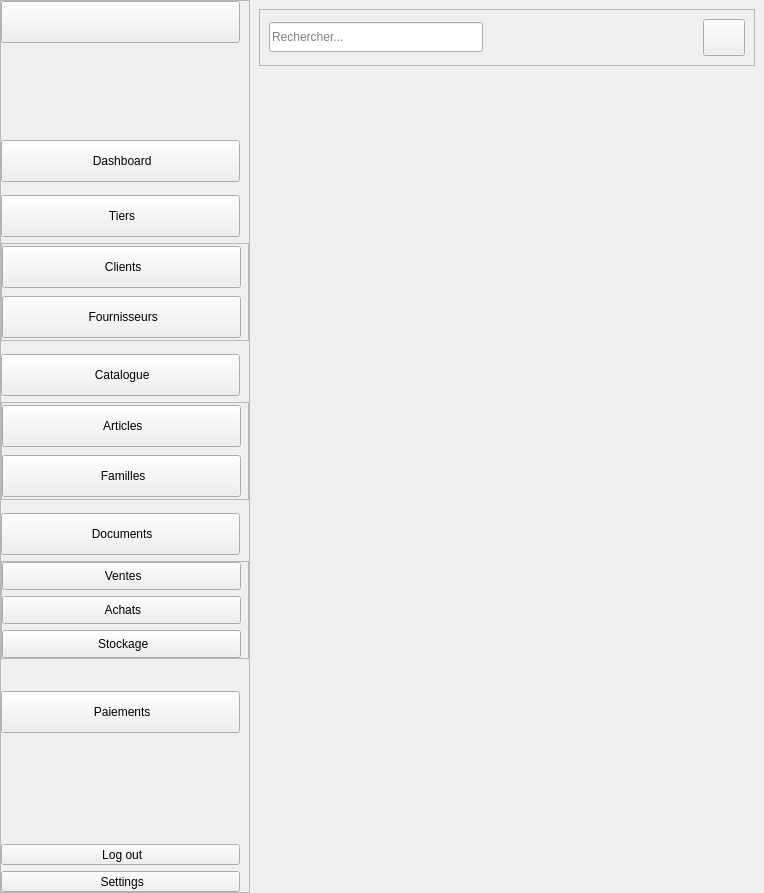
<?xml version="1.0" encoding="UTF-8"?>
<ui version="4.0">
 <class>MainWindow</class>
 <widget class="QMainWindow" name="MainWindow">
  <property name="geometry">
   <rect>
    <x>0</x>
    <y>0</y>
    <width>764</width>
    <height>893</height>
   </rect>
  </property>
  <property name="windowTitle">
   <string>MainWindow</string>
  </property>
  <property name="styleSheet">
   <string notr="true"/>
  </property>
  <property name="class" stdset="0">
   <string>sidebar-button</string>
  </property>
  <widget class="QWidget" name="centralwidget">
   <layout class="QHBoxLayout" name="horizontalLayout">
    <property name="spacing">
     <number>0</number>
    </property>
    <property name="leftMargin">
     <number>0</number>
    </property>
    <property name="topMargin">
     <number>0</number>
    </property>
    <property name="rightMargin">
     <number>0</number>
    </property>
    <property name="bottomMargin">
     <number>0</number>
    </property>
    <item>
     <widget class="QFrame" name="SidebarFrame_">
      <property name="maximumSize">
       <size>
        <width>250</width>
        <height>16777215</height>
       </size>
      </property>
      <layout class="QVBoxLayout" name="verticalLayout_4">
       <property name="spacing">
        <number>0</number>
       </property>
       <property name="sizeConstraint">
        <enum>QLayout::SetDefaultConstraint</enum>
       </property>
       <property name="leftMargin">
        <number>0</number>
       </property>
       <property name="topMargin">
        <number>0</number>
       </property>
       <property name="rightMargin">
        <number>0</number>
       </property>
       <property name="bottomMargin">
        <number>0</number>
       </property>
       <item>
        <widget class="QFrame" name="SidebarFrame">
         <property name="sizePolicy">
          <sizepolicy hsizetype="MinimumExpanding" vsizetype="Preferred">
           <horstretch>0</horstretch>
           <verstretch>0</verstretch>
          </sizepolicy>
         </property>
         <property name="minimumSize">
          <size>
           <width>0</width>
           <height>0</height>
          </size>
         </property>
         <property name="maximumSize">
          <size>
           <width>256</width>
           <height>16777215</height>
          </size>
         </property>
         <property name="styleSheet">
          <string notr="true"/>
         </property>
         <property name="frameShape">
          <enum>QFrame::StyledPanel</enum>
         </property>
         <property name="frameShadow">
          <enum>QFrame::Raised</enum>
         </property>
         <layout class="QVBoxLayout" name="verticalLayout_2">
          <property name="spacing">
           <number>6</number>
          </property>
          <property name="leftMargin">
           <number>0</number>
          </property>
          <property name="topMargin">
           <number>0</number>
          </property>
          <property name="rightMargin">
           <number>0</number>
          </property>
          <property name="bottomMargin">
           <number>0</number>
          </property>
          <item>
           <widget class="QToolButton" name="toggleSidebarButton">
            <property name="sizePolicy">
             <sizepolicy hsizetype="Expanding" vsizetype="Expanding">
              <horstretch>0</horstretch>
              <verstretch>0</verstretch>
             </sizepolicy>
            </property>
            <property name="maximumSize">
             <size>
              <width>239</width>
              <height>42</height>
             </size>
            </property>
            <property name="text">
             <string>                    </string>
            </property>
            <property name="icon">
             <iconset resource="../../resources/resources.qrc">
              <normaloff>:/icons/icons/three-lines.svg</normaloff>:/icons/icons/three-lines.svg</iconset>
            </property>
            <property name="iconSize">
             <size>
              <width>30</width>
              <height>30</height>
             </size>
            </property>
            <property name="checkable">
             <bool>true</bool>
            </property>
            <property name="toolButtonStyle">
             <enum>Qt::ToolButtonTextBesideIcon</enum>
            </property>
            <property name="class" stdset="0">
             <string>sidebar-gbutton</string>
            </property>
           </widget>
          </item>
          <item>
           <widget class="QLabel" name="LogoLabel">
            <property name="minimumSize">
             <size>
              <width>191</width>
              <height>75</height>
             </size>
            </property>
            <property name="styleSheet">
             <string notr="true">QLabel {
	padding-top: 15px;
	image: url(:/images/resources/images/program_logo.png);
	border:none;
}</string>
            </property>
            <property name="text">
             <string/>
            </property>
            <property name="scaledContents">
             <bool>true</bool>
            </property>
           </widget>
          </item>
          <item>
           <spacer name="horizontalSpacer_2">
            <property name="orientation">
             <enum>Qt::Vertical</enum>
            </property>
            <property name="sizeType">
             <enum>QSizePolicy::Fixed</enum>
            </property>
            <property name="sizeHint" stdset="0">
             <size>
              <width>20</width>
              <height>10</height>
             </size>
            </property>
           </spacer>
          </item>
          <item>
           <widget class="QToolButton" name="DashboardButton">
            <property name="sizePolicy">
             <sizepolicy hsizetype="Expanding" vsizetype="Expanding">
              <horstretch>0</horstretch>
              <verstretch>0</verstretch>
             </sizepolicy>
            </property>
            <property name="maximumSize">
             <size>
              <width>239</width>
              <height>42</height>
             </size>
            </property>
            <property name="text">
             <string> Dashboard</string>
            </property>
            <property name="icon">
             <iconset resource="../../resources/resources.qrc">
              <normaloff>:/icons/icons/dashboard.svg</normaloff>:/icons/icons/dashboard.svg</iconset>
            </property>
            <property name="iconSize">
             <size>
              <width>40</width>
              <height>30</height>
             </size>
            </property>
            <property name="checkable">
             <bool>true</bool>
            </property>
            <property name="toolButtonStyle">
             <enum>Qt::ToolButtonTextBesideIcon</enum>
            </property>
            <property name="class" stdset="0">
             <string>sidebar-button</string>
            </property>
           </widget>
          </item>
          <item alignment="Qt::AlignHCenter">
           <widget class="QLabel" name="SeparatorLine_6">
            <property name="minimumSize">
             <size>
              <width>215</width>
              <height>0</height>
             </size>
            </property>
            <property name="maximumSize">
             <size>
              <width>215</width>
              <height>1</height>
             </size>
            </property>
            <property name="text">
             <string/>
            </property>
            <property name="class" stdset="0">
             <string>separator</string>
            </property>
           </widget>
          </item>
          <item>
           <widget class="QToolButton" name="TiersGButton">
            <property name="sizePolicy">
             <sizepolicy hsizetype="Expanding" vsizetype="Expanding">
              <horstretch>0</horstretch>
              <verstretch>0</verstretch>
             </sizepolicy>
            </property>
            <property name="maximumSize">
             <size>
              <width>239</width>
              <height>42</height>
             </size>
            </property>
            <property name="text">
             <string> Tiers</string>
            </property>
            <property name="icon">
             <iconset resource="../../resources/resources.qrc">
              <normaloff>:/icons/icons/clients.svg</normaloff>:/icons/icons/clients.svg</iconset>
            </property>
            <property name="iconSize">
             <size>
              <width>40</width>
              <height>30</height>
             </size>
            </property>
            <property name="checkable">
             <bool>true</bool>
            </property>
            <property name="toolButtonStyle">
             <enum>Qt::ToolButtonTextBesideIcon</enum>
            </property>
            <property name="class" stdset="0">
             <string>sidebar-gbutton</string>
            </property>
           </widget>
          </item>
          <item>
           <widget class="QFrame" name="TiersGFrame">
            <property name="sizePolicy">
             <sizepolicy hsizetype="Expanding" vsizetype="Expanding">
              <horstretch>0</horstretch>
              <verstretch>0</verstretch>
             </sizepolicy>
            </property>
            <property name="minimumSize">
             <size>
              <width>0</width>
              <height>0</height>
             </size>
            </property>
            <property name="frameShape">
             <enum>QFrame::StyledPanel</enum>
            </property>
            <property name="frameShadow">
             <enum>QFrame::Raised</enum>
            </property>
            <property name="class" stdset="0">
             <string>gframe</string>
            </property>
            <layout class="QVBoxLayout" name="verticalLayout_5">
             <property name="leftMargin">
              <number>0</number>
             </property>
             <property name="topMargin">
              <number>0</number>
             </property>
             <property name="rightMargin">
              <number>0</number>
             </property>
             <property name="bottomMargin">
              <number>0</number>
             </property>
             <item>
              <widget class="QToolButton" name="ClientsButton">
               <property name="sizePolicy">
                <sizepolicy hsizetype="Expanding" vsizetype="Expanding">
                 <horstretch>0</horstretch>
                 <verstretch>0</verstretch>
                </sizepolicy>
               </property>
               <property name="maximumSize">
                <size>
                 <width>239</width>
                 <height>42</height>
                </size>
               </property>
               <property name="text">
                <string> Clients</string>
               </property>
               <property name="icon">
                <iconset resource="../../resources/resources.qrc">
                 <normaloff>:/icons/icons/Gclient.svg</normaloff>:/icons/icons/Gclient.svg</iconset>
               </property>
               <property name="iconSize">
                <size>
                 <width>40</width>
                 <height>30</height>
                </size>
               </property>
               <property name="checkable">
                <bool>true</bool>
               </property>
               <property name="toolButtonStyle">
                <enum>Qt::ToolButtonTextBesideIcon</enum>
               </property>
               <property name="class" stdset="0">
                <string>sidebar-button</string>
               </property>
              </widget>
             </item>
             <item>
              <widget class="QToolButton" name="FournisseursButton">
               <property name="sizePolicy">
                <sizepolicy hsizetype="Expanding" vsizetype="Expanding">
                 <horstretch>0</horstretch>
                 <verstretch>0</verstretch>
                </sizepolicy>
               </property>
               <property name="maximumSize">
                <size>
                 <width>239</width>
                 <height>42</height>
                </size>
               </property>
               <property name="text">
                <string> Fournisseurs</string>
               </property>
               <property name="icon">
                <iconset resource="../../resources/resources.qrc">
                 <normaloff>:/icons/icons/Gfournisseurs.svg</normaloff>:/icons/icons/Gfournisseurs.svg</iconset>
               </property>
               <property name="iconSize">
                <size>
                 <width>40</width>
                 <height>30</height>
                </size>
               </property>
               <property name="checkable">
                <bool>true</bool>
               </property>
               <property name="toolButtonStyle">
                <enum>Qt::ToolButtonTextBesideIcon</enum>
               </property>
               <property name="class" stdset="0">
                <string>sidebar-button</string>
               </property>
              </widget>
             </item>
            </layout>
           </widget>
          </item>
          <item alignment="Qt::AlignHCenter">
           <widget class="QLabel" name="SeparatorLine_5">
            <property name="minimumSize">
             <size>
              <width>215</width>
              <height>0</height>
             </size>
            </property>
            <property name="maximumSize">
             <size>
              <width>215</width>
              <height>1</height>
             </size>
            </property>
            <property name="text">
             <string/>
            </property>
            <property name="class" stdset="0">
             <string>separator</string>
            </property>
           </widget>
          </item>
          <item>
           <widget class="QToolButton" name="CatalogueGButton">
            <property name="sizePolicy">
             <sizepolicy hsizetype="Expanding" vsizetype="Expanding">
              <horstretch>0</horstretch>
              <verstretch>0</verstretch>
             </sizepolicy>
            </property>
            <property name="maximumSize">
             <size>
              <width>239</width>
              <height>42</height>
             </size>
            </property>
            <property name="text">
             <string> Catalogue</string>
            </property>
            <property name="icon">
             <iconset resource="../../resources/resources.qrc">
              <normaloff>:/icons/icons/catalogue.svg</normaloff>:/icons/icons/catalogue.svg</iconset>
            </property>
            <property name="iconSize">
             <size>
              <width>40</width>
              <height>30</height>
             </size>
            </property>
            <property name="checkable">
             <bool>true</bool>
            </property>
            <property name="checked">
             <bool>false</bool>
            </property>
            <property name="toolButtonStyle">
             <enum>Qt::ToolButtonTextBesideIcon</enum>
            </property>
            <property name="class" stdset="0">
             <string>sidebar-gbutton</string>
            </property>
           </widget>
          </item>
          <item>
           <widget class="QFrame" name="CatalogueGFrame">
            <property name="sizePolicy">
             <sizepolicy hsizetype="Expanding" vsizetype="Expanding">
              <horstretch>0</horstretch>
              <verstretch>0</verstretch>
             </sizepolicy>
            </property>
            <property name="minimumSize">
             <size>
              <width>0</width>
              <height>0</height>
             </size>
            </property>
            <property name="frameShape">
             <enum>QFrame::StyledPanel</enum>
            </property>
            <property name="frameShadow">
             <enum>QFrame::Raised</enum>
            </property>
            <property name="class" stdset="0">
             <string>gframe</string>
            </property>
            <layout class="QVBoxLayout" name="verticalLayout_6">
             <property name="leftMargin">
              <number>0</number>
             </property>
             <property name="topMargin">
              <number>0</number>
             </property>
             <property name="rightMargin">
              <number>0</number>
             </property>
             <property name="bottomMargin">
              <number>0</number>
             </property>
             <item>
              <widget class="QToolButton" name="ArticlesButton">
               <property name="sizePolicy">
                <sizepolicy hsizetype="Expanding" vsizetype="Expanding">
                 <horstretch>0</horstretch>
                 <verstretch>0</verstretch>
                </sizepolicy>
               </property>
               <property name="maximumSize">
                <size>
                 <width>239</width>
                 <height>42</height>
                </size>
               </property>
               <property name="text">
                <string> Articles</string>
               </property>
               <property name="icon">
                <iconset resource="../../resources/resources.qrc">
                 <normaloff>:/icons/icons/Garticles.svg</normaloff>:/icons/icons/Garticles.svg</iconset>
               </property>
               <property name="iconSize">
                <size>
                 <width>40</width>
                 <height>30</height>
                </size>
               </property>
               <property name="checkable">
                <bool>true</bool>
               </property>
               <property name="checked">
                <bool>false</bool>
               </property>
               <property name="toolButtonStyle">
                <enum>Qt::ToolButtonTextBesideIcon</enum>
               </property>
               <property name="class" stdset="0">
                <string>sidebar-button</string>
               </property>
              </widget>
             </item>
             <item>
              <widget class="QToolButton" name="FamillesButton">
               <property name="sizePolicy">
                <sizepolicy hsizetype="Expanding" vsizetype="Expanding">
                 <horstretch>0</horstretch>
                 <verstretch>0</verstretch>
                </sizepolicy>
               </property>
               <property name="maximumSize">
                <size>
                 <width>239</width>
                 <height>42</height>
                </size>
               </property>
               <property name="text">
                <string> Familles</string>
               </property>
               <property name="icon">
                <iconset resource="../../resources/resources.qrc">
                 <normaloff>:/icons/icons/list_produits.svg</normaloff>:/icons/icons/list_produits.svg</iconset>
               </property>
               <property name="iconSize">
                <size>
                 <width>40</width>
                 <height>30</height>
                </size>
               </property>
               <property name="checkable">
                <bool>true</bool>
               </property>
               <property name="checked">
                <bool>false</bool>
               </property>
               <property name="toolButtonStyle">
                <enum>Qt::ToolButtonTextBesideIcon</enum>
               </property>
               <property name="class" stdset="0">
                <string>sidebar-button</string>
               </property>
              </widget>
             </item>
            </layout>
           </widget>
          </item>
          <item alignment="Qt::AlignHCenter|Qt::AlignVCenter">
           <widget class="QLabel" name="SeparatorLine_4">
            <property name="minimumSize">
             <size>
              <width>215</width>
              <height>0</height>
             </size>
            </property>
            <property name="maximumSize">
             <size>
              <width>215</width>
              <height>1</height>
             </size>
            </property>
            <property name="text">
             <string/>
            </property>
            <property name="class" stdset="0">
             <string>separator</string>
            </property>
           </widget>
          </item>
          <item>
           <widget class="QToolButton" name="DocumentsGButton">
            <property name="sizePolicy">
             <sizepolicy hsizetype="Expanding" vsizetype="Expanding">
              <horstretch>0</horstretch>
              <verstretch>0</verstretch>
             </sizepolicy>
            </property>
            <property name="maximumSize">
             <size>
              <width>239</width>
              <height>42</height>
             </size>
            </property>
            <property name="text">
             <string> Documents</string>
            </property>
            <property name="icon">
             <iconset resource="../../resources/resources.qrc">
              <normaloff>:/icons/icons/documents.svg</normaloff>:/icons/icons/documents.svg</iconset>
            </property>
            <property name="iconSize">
             <size>
              <width>40</width>
              <height>30</height>
             </size>
            </property>
            <property name="checkable">
             <bool>true</bool>
            </property>
            <property name="toolButtonStyle">
             <enum>Qt::ToolButtonTextBesideIcon</enum>
            </property>
            <property name="class" stdset="0">
             <string>sidebar-gbutton</string>
            </property>
           </widget>
          </item>
          <item>
           <widget class="QFrame" name="DocumentsGFrame">
            <property name="sizePolicy">
             <sizepolicy hsizetype="Expanding" vsizetype="Expanding">
              <horstretch>0</horstretch>
              <verstretch>0</verstretch>
             </sizepolicy>
            </property>
            <property name="minimumSize">
             <size>
              <width>0</width>
              <height>0</height>
             </size>
            </property>
            <property name="frameShape">
             <enum>QFrame::StyledPanel</enum>
            </property>
            <property name="frameShadow">
             <enum>QFrame::Raised</enum>
            </property>
            <property name="class" stdset="0">
             <string>gframe</string>
            </property>
            <layout class="QVBoxLayout" name="verticalLayout_3">
             <property name="leftMargin">
              <number>0</number>
             </property>
             <property name="topMargin">
              <number>0</number>
             </property>
             <property name="rightMargin">
              <number>0</number>
             </property>
             <property name="bottomMargin">
              <number>0</number>
             </property>
             <item>
              <widget class="QToolButton" name="VentesButton">
               <property name="sizePolicy">
                <sizepolicy hsizetype="Expanding" vsizetype="Expanding">
                 <horstretch>0</horstretch>
                 <verstretch>0</verstretch>
                </sizepolicy>
               </property>
               <property name="maximumSize">
                <size>
                 <width>239</width>
                 <height>42</height>
                </size>
               </property>
               <property name="text">
                <string> Ventes</string>
               </property>
               <property name="icon">
                <iconset resource="../../resources/resources.qrc">
                 <normaloff>:/icons/icons/ventes.svg</normaloff>:/icons/icons/ventes.svg</iconset>
               </property>
               <property name="iconSize">
                <size>
                 <width>40</width>
                 <height>30</height>
                </size>
               </property>
               <property name="checkable">
                <bool>true</bool>
               </property>
               <property name="toolButtonStyle">
                <enum>Qt::ToolButtonTextBesideIcon</enum>
               </property>
               <property name="class" stdset="0">
                <string>sidebar-button</string>
               </property>
              </widget>
             </item>
             <item>
              <widget class="QToolButton" name="AchatsButton">
               <property name="sizePolicy">
                <sizepolicy hsizetype="Expanding" vsizetype="Expanding">
                 <horstretch>0</horstretch>
                 <verstretch>0</verstretch>
                </sizepolicy>
               </property>
               <property name="maximumSize">
                <size>
                 <width>239</width>
                 <height>42</height>
                </size>
               </property>
               <property name="text">
                <string> Achats</string>
               </property>
               <property name="icon">
                <iconset resource="../../resources/resources.qrc">
                 <normaloff>:/icons/icons/Gachats.svg</normaloff>:/icons/icons/Gachats.svg</iconset>
               </property>
               <property name="iconSize">
                <size>
                 <width>50</width>
                 <height>40</height>
                </size>
               </property>
               <property name="checkable">
                <bool>true</bool>
               </property>
               <property name="toolButtonStyle">
                <enum>Qt::ToolButtonTextBesideIcon</enum>
               </property>
               <property name="class" stdset="0">
                <string>sidebar-button</string>
               </property>
              </widget>
             </item>
             <item>
              <widget class="QToolButton" name="StockageButton">
               <property name="sizePolicy">
                <sizepolicy hsizetype="Expanding" vsizetype="Expanding">
                 <horstretch>0</horstretch>
                 <verstretch>0</verstretch>
                </sizepolicy>
               </property>
               <property name="maximumSize">
                <size>
                 <width>239</width>
                 <height>42</height>
                </size>
               </property>
               <property name="text">
                <string> Stockage</string>
               </property>
               <property name="icon">
                <iconset resource="../../resources/resources.qrc">
                 <normaloff>:/icons/icons/stockage.svg</normaloff>:/icons/icons/stockage.svg</iconset>
               </property>
               <property name="iconSize">
                <size>
                 <width>40</width>
                 <height>30</height>
                </size>
               </property>
               <property name="checkable">
                <bool>true</bool>
               </property>
               <property name="toolButtonStyle">
                <enum>Qt::ToolButtonTextBesideIcon</enum>
               </property>
               <property name="class" stdset="0">
                <string>sidebar-button</string>
               </property>
              </widget>
             </item>
            </layout>
           </widget>
          </item>
          <item>
           <layout class="QHBoxLayout" name="horizontalLayout_5">
            <property name="spacing">
             <number>0</number>
            </property>
            <property name="leftMargin">
             <number>0</number>
            </property>
            <property name="rightMargin">
             <number>0</number>
            </property>
            <property name="bottomMargin">
             <number>0</number>
            </property>
            <item>
             <spacer name="horizontalSpacer_5">
              <property name="orientation">
               <enum>Qt::Horizontal</enum>
              </property>
              <property name="sizeType">
               <enum>QSizePolicy::Fixed</enum>
              </property>
              <property name="sizeHint" stdset="0">
               <size>
                <width>10</width>
                <height>20</height>
               </size>
              </property>
             </spacer>
            </item>
            <item alignment="Qt::AlignVCenter">
             <widget class="QLabel" name="SeparatorLine_3">
              <property name="maximumSize">
               <size>
                <width>215</width>
                <height>1</height>
               </size>
              </property>
              <property name="text">
               <string/>
              </property>
              <property name="class" stdset="0">
               <string>separator</string>
              </property>
             </widget>
            </item>
            <item>
             <spacer name="horizontalSpacer_6">
              <property name="orientation">
               <enum>Qt::Horizontal</enum>
              </property>
              <property name="sizeType">
               <enum>QSizePolicy::Fixed</enum>
              </property>
              <property name="sizeHint" stdset="0">
               <size>
                <width>10</width>
                <height>20</height>
               </size>
              </property>
             </spacer>
            </item>
           </layout>
          </item>
          <item>
           <widget class="QToolButton" name="PaiementsButton">
            <property name="sizePolicy">
             <sizepolicy hsizetype="Expanding" vsizetype="Expanding">
              <horstretch>0</horstretch>
              <verstretch>0</verstretch>
             </sizepolicy>
            </property>
            <property name="maximumSize">
             <size>
              <width>239</width>
              <height>42</height>
             </size>
            </property>
            <property name="text">
             <string> Paiements</string>
            </property>
            <property name="icon">
             <iconset resource="../../resources/resources.qrc">
              <normaloff>:/icons/icons/paiements.svg</normaloff>:/icons/icons/paiements.svg</iconset>
            </property>
            <property name="iconSize">
             <size>
              <width>40</width>
              <height>30</height>
             </size>
            </property>
            <property name="checkable">
             <bool>true</bool>
            </property>
            <property name="toolButtonStyle">
             <enum>Qt::ToolButtonTextBesideIcon</enum>
            </property>
            <property name="class" stdset="0">
             <string>sidebar-button</string>
            </property>
           </widget>
          </item>
          <item>
           <spacer name="verticalSpacer">
            <property name="orientation">
             <enum>Qt::Vertical</enum>
            </property>
            <property name="sizeHint" stdset="0">
             <size>
              <width>20</width>
              <height>40</height>
             </size>
            </property>
           </spacer>
          </item>
          <item>
           <layout class="QHBoxLayout" name="horizontalLayout_4">
            <property name="spacing">
             <number>0</number>
            </property>
            <property name="leftMargin">
             <number>0</number>
            </property>
            <property name="rightMargin">
             <number>0</number>
            </property>
            <property name="bottomMargin">
             <number>0</number>
            </property>
            <item>
             <widget class="QLabel" name="SeparatorLine_2">
              <property name="maximumSize">
               <size>
                <width>16777215</width>
                <height>1</height>
               </size>
              </property>
              <property name="text">
               <string/>
              </property>
              <property name="class" stdset="0">
               <string>separator</string>
              </property>
             </widget>
            </item>
           </layout>
          </item>
          <item>
           <widget class="QToolButton" name="LogoutButton">
            <property name="sizePolicy">
             <sizepolicy hsizetype="Expanding" vsizetype="Fixed">
              <horstretch>0</horstretch>
              <verstretch>0</verstretch>
             </sizepolicy>
            </property>
            <property name="maximumSize">
             <size>
              <width>239</width>
              <height>42</height>
             </size>
            </property>
            <property name="text">
             <string> Log out</string>
            </property>
            <property name="icon">
             <iconset resource="../../resources/resources.qrc">
              <normaloff>:/icons/icons/logout.svg</normaloff>:/icons/icons/logout.svg</iconset>
            </property>
            <property name="iconSize">
             <size>
              <width>40</width>
              <height>30</height>
             </size>
            </property>
            <property name="checkable">
             <bool>true</bool>
            </property>
            <property name="toolButtonStyle">
             <enum>Qt::ToolButtonTextBesideIcon</enum>
            </property>
            <property name="class" stdset="0">
             <string>sidebar-button</string>
            </property>
           </widget>
          </item>
          <item>
           <widget class="QToolButton" name="SettingsButton">
            <property name="sizePolicy">
             <sizepolicy hsizetype="Expanding" vsizetype="Fixed">
              <horstretch>0</horstretch>
              <verstretch>0</verstretch>
             </sizepolicy>
            </property>
            <property name="maximumSize">
             <size>
              <width>239</width>
              <height>42</height>
             </size>
            </property>
            <property name="text">
             <string> Settings</string>
            </property>
            <property name="icon">
             <iconset resource="../../resources/resources.qrc">
              <normaloff>:/icons/icons/settings.svg</normaloff>:/icons/icons/settings.svg</iconset>
            </property>
            <property name="iconSize">
             <size>
              <width>40</width>
              <height>30</height>
             </size>
            </property>
            <property name="checkable">
             <bool>true</bool>
            </property>
            <property name="toolButtonStyle">
             <enum>Qt::ToolButtonTextBesideIcon</enum>
            </property>
            <property name="class" stdset="0">
             <string>sidebar-button</string>
            </property>
           </widget>
          </item>
         </layout>
        </widget>
       </item>
      </layout>
     </widget>
    </item>
    <item>
     <widget class="QFrame" name="ContentFrame">
      <property name="sizePolicy">
       <sizepolicy hsizetype="Expanding" vsizetype="Expanding">
        <horstretch>0</horstretch>
        <verstretch>0</verstretch>
       </sizepolicy>
      </property>
      <layout class="QVBoxLayout" name="verticalLayout">
       <item>
        <widget class="QFrame" name="TopBarFrame">
         <property name="sizePolicy">
          <sizepolicy hsizetype="Expanding" vsizetype="Preferred">
           <horstretch>0</horstretch>
           <verstretch>0</verstretch>
          </sizepolicy>
         </property>
         <property name="minimumSize">
          <size>
           <width>0</width>
           <height>44</height>
          </size>
         </property>
         <property name="frameShape">
          <enum>QFrame::StyledPanel</enum>
         </property>
         <property name="frameShadow">
          <enum>QFrame::Raised</enum>
         </property>
         <layout class="QHBoxLayout" name="horizontalLayout_2">
          <item>
           <widget class="QLineEdit" name="RechercherEntry">
            <property name="minimumSize">
             <size>
              <width>0</width>
              <height>30</height>
             </size>
            </property>
            <property name="placeholderText">
             <string>Rechercher...</string>
            </property>
           </widget>
          </item>
          <item>
           <spacer name="horizontalSpacer">
            <property name="orientation">
             <enum>Qt::Horizontal</enum>
            </property>
            <property name="sizeHint" stdset="0">
             <size>
              <width>40</width>
              <height>20</height>
             </size>
            </property>
           </spacer>
          </item>
          <item>
           <widget class="QToolButton" name="HelpButton">
            <property name="sizePolicy">
             <sizepolicy hsizetype="Expanding" vsizetype="Fixed">
              <horstretch>0</horstretch>
              <verstretch>0</verstretch>
             </sizepolicy>
            </property>
            <property name="maximumSize">
             <size>
              <width>42</width>
              <height>42</height>
             </size>
            </property>
            <property name="text">
             <string/>
            </property>
            <property name="icon">
             <iconset resource="../../resources/resources.qrc">
              <normaloff>:/icons/icons/help.svg</normaloff>:/icons/icons/help.svg</iconset>
            </property>
            <property name="iconSize">
             <size>
              <width>30</width>
              <height>30</height>
             </size>
            </property>
            <property name="class" stdset="0">
             <string>icon-button</string>
            </property>
           </widget>
          </item>
         </layout>
        </widget>
       </item>
       <item>
        <widget class="QStackedWidget" name="WidgetStock">
         <property name="sizePolicy">
          <sizepolicy hsizetype="Expanding" vsizetype="Preferred">
           <horstretch>0</horstretch>
           <verstretch>0</verstretch>
          </sizepolicy>
         </property>
         <property name="maximumSize">
          <size>
           <width>16777215</width>
           <height>16777215</height>
          </size>
         </property>
        </widget>
       </item>
      </layout>
     </widget>
    </item>
   </layout>
  </widget>
 </widget>
 <resources>
  <include location="../../resources/resources.qrc"/>
 </resources>
 <connections/>
</ui>
